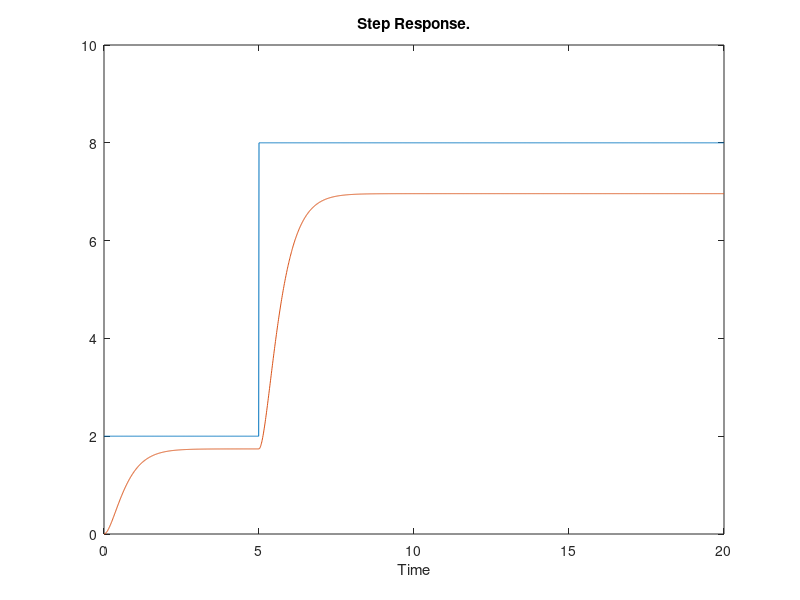
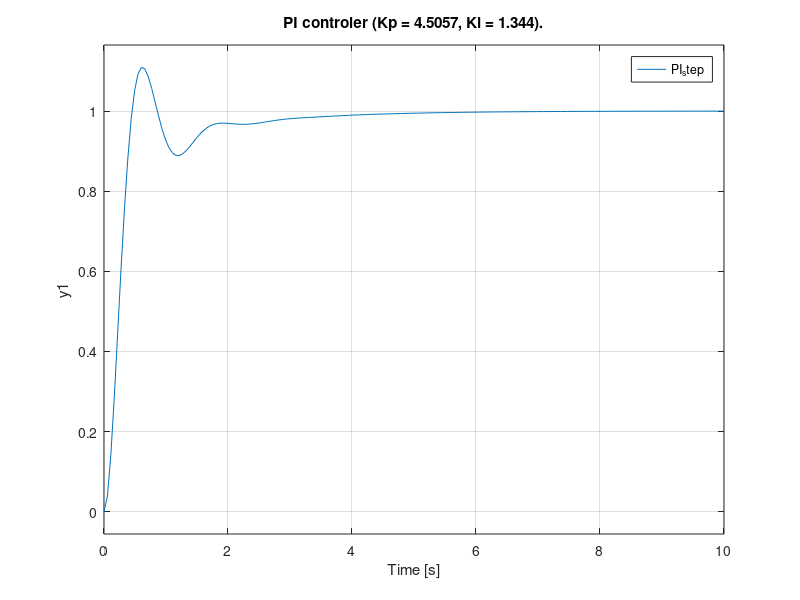
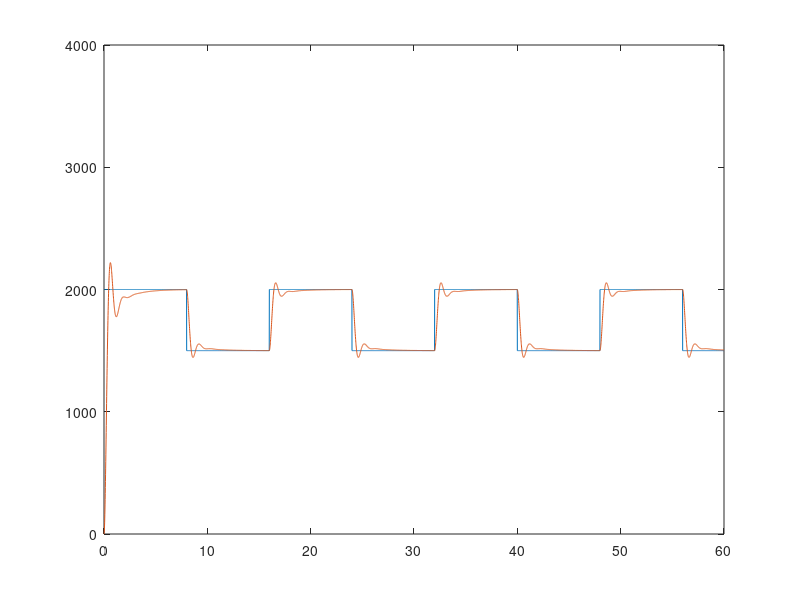

These charts were generated, in order, by the following MATLAB code:
clear all
close all
clc
Ks = 0.87;
Te = 0.1;  %tu
Tb = 1.12;  %tg

T1 = 0.37*Tb;
T2 = 3.33*Te;

sys  = Ks * tf(1, [T1 1]) * tf(1, [T2 1])

% D.4

figure('Name','Transfer function')
% [y,t] = step(sys);
t=0:0.01:20;
for k=1:length(t)
    if(t(k)<5)
        y(k) = 2;
    else
        y(k) = 8;
    end
end
plot(t, y);
hold on
st = lsim(sys,y,t);
plot(t, st);
title('Step Response.');
xlabel('Time'); 
axis([0 20 0 10])
hold off

        % PI contoller
%///Parameters
disp('pi')
Kp = (0.35*Tb)/(Ks*Te);
Ti = 1.2*Tb;
%\\\
figure('Name','PI controller')
PID_controller = pidstd(Kp, Ti);
m = feedback(PID_controller*sys,1);
step(m)
title(['PI controler (Kp = ' num2str(Kp) ', Ki = ' num2str(Ti)  ').']);
legend('PI_step')


%D.2
f = 1/16;
t1=0:0.01:60;
pulse = 500*square(2*pi*f*t1)/2 + 1750;
figure
plot(t1, pulse)
axis([0 60 0 4000])
hold on
resp = lsim(m,pulse,t1);
plot(t1, resp) 
e = resp - (pulse.');

% Errors
iea = trapz(t1,abs(e));          % IAE trapz=numerical integration 
ise = trapz(t1,e.^2);            % ISE 
itae = trapz(t1, t1'.*abs(e));     % ITAE
itse = trapz(t1,t1'.*(e.^2));      % ITSE

% D.3
% Change T1, T2 to 0.8 and 0.2 respectively (rule of thumb)

